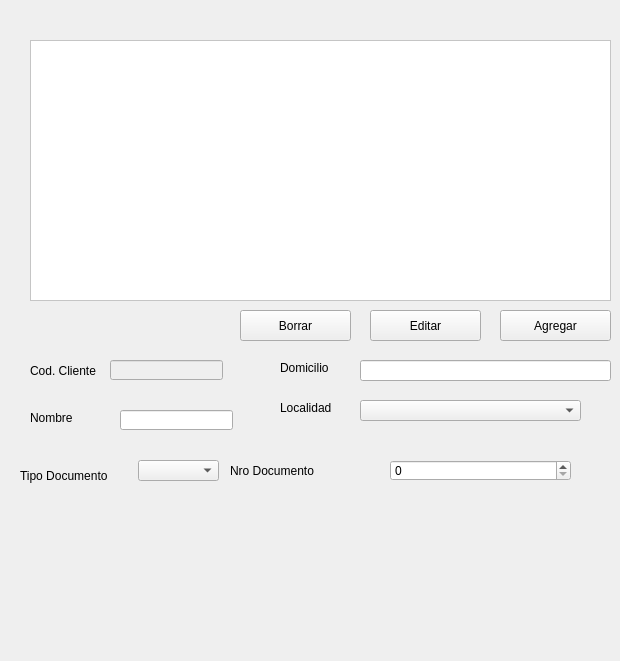
    <widget class="QWidget" name="clientes">
     <property name="enabled">
      <bool>true</bool>
     </property>
     <property name="toolTip">
      <string/>
     </property>
     <attribute name="icon">
      <iconset>
       <normaloff>//server/resguardo/Juan Lozano/virtualBox/PyQT-CRUD-App-master/PyQT-CRUD-App-master/pics/add_user.png</normaloff>//server/resguardo/Juan Lozano/virtualBox/PyQT-CRUD-App-master/PyQT-CRUD-App-master/pics/add_user.png</iconset>
     </attribute>
     <attribute name="title">
      <string>Clientes</string>
     </attribute>
     <widget class="QLabel" name="label">
      <property name="geometry">
       <rect>
        <x>30</x>
        <y>360</y>
        <width>81</width>
        <height>21</height>
       </rect>
      </property>
      <property name="text">
       <string>Cod. Cliente</string>
      </property>
     </widget>
     <widget class="QLabel" name="label_2">
      <property name="geometry">
       <rect>
        <x>30</x>
        <y>410</y>
        <width>51</width>
        <height>16</height>
       </rect>
      </property>
      <property name="text">
       <string>Nombre</string>
      </property>
     </widget>
     <widget class="QLabel" name="label_3">
      <property name="geometry">
       <rect>
        <x>20</x>
        <y>460</y>
        <width>101</width>
        <height>31</height>
       </rect>
      </property>
      <property name="text">
       <string>Tipo Documento</string>
      </property>
     </widget>
     <widget class="QLabel" name="label_4">
      <property name="geometry">
       <rect>
        <x>230</x>
        <y>460</y>
        <width>101</width>
        <height>21</height>
       </rect>
      </property>
      <property name="text">
       <string>Nro Documento</string>
      </property>
     </widget>
     <widget class="QLabel" name="label_5">
      <property name="geometry">
       <rect>
        <x>280</x>
        <y>360</y>
        <width>61</width>
        <height>16</height>
       </rect>
      </property>
      <property name="text">
       <string>Domicilio</string>
      </property>
     </widget>
     <widget class="QLabel" name="label_6">
      <property name="geometry">
       <rect>
        <x>280</x>
        <y>400</y>
        <width>71</width>
        <height>16</height>
       </rect>
      </property>
      <property name="text">
       <string>Localidad</string>
      </property>
     </widget>
     <widget class="QPushButton" name="pushCliente">
      <property name="geometry">
       <rect>
        <x>500</x>
        <y>310</y>
        <width>111</width>
        <height>31</height>
       </rect>
      </property>
      <property name="toolTip">
       <string>Agregar Cliente</string>
      </property>
      <property name="text">
       <string>Agregar</string>
      </property>
     </widget>
     <widget class="QTableView" name="tabla_clientes">
      <property name="geometry">
       <rect>
        <x>30</x>
        <y>40</y>
        <width>581</width>
        <height>261</height>
       </rect>
      </property>
      <property name="palette">
       <palette>
        <active>
         <colorrole role="WindowText">
          <brush brushstyle="SolidPattern">
           <color alpha="255">
            <red>0</red>
            <green>0</green>
            <blue>0</blue>
           </color>
          </brush>
         </colorrole>
         <colorrole role="Button">
          <brush brushstyle="SolidPattern">
           <color alpha="255">
            <red>255</red>
            <green>255</green>
            <blue>255</blue>
           </color>
          </brush>
         </colorrole>
         <colorrole role="Light">
          <brush brushstyle="SolidPattern">
           <color alpha="255">
            <red>255</red>
            <green>255</green>
            <blue>255</blue>
           </color>
          </brush>
         </colorrole>
         <colorrole role="Midlight">
          <brush brushstyle="SolidPattern">
           <color alpha="255">
            <red>255</red>
            <green>255</green>
            <blue>255</blue>
           </color>
          </brush>
         </colorrole>
         <colorrole role="Dark">
          <brush brushstyle="SolidPattern">
           <color alpha="255">
            <red>127</red>
            <green>127</green>
            <blue>127</blue>
           </color>
          </brush>
         </colorrole>
         <colorrole role="Mid">
          <brush brushstyle="SolidPattern">
           <color alpha="255">
            <red>170</red>
            <green>170</green>
            <blue>170</blue>
           </color>
          </brush>
         </colorrole>
         <colorrole role="Text">
          <brush brushstyle="SolidPattern">
           <color alpha="255">
            <red>0</red>
            <green>0</green>
            <blue>0</blue>
           </color>
          </brush>
         </colorrole>
         <colorrole role="BrightText">
          <brush brushstyle="SolidPattern">
           <color alpha="255">
            <red>255</red>
            <green>255</green>
            <blue>255</blue>
           </color>
          </brush>
         </colorrole>
         <colorrole role="ButtonText">
          <brush brushstyle="SolidPattern">
           <color alpha="255">
            <red>0</red>
            <green>0</green>
            <blue>0</blue>
           </color>
          </brush>
         </colorrole>
         <colorrole role="Base">
          <brush brushstyle="SolidPattern">
           <color alpha="255">
            <red>255</red>
            <green>255</green>
            <blue>255</blue>
           </color>
          </brush>
         </colorrole>
         <colorrole role="Window">
          <brush brushstyle="SolidPattern">
           <color alpha="255">
            <red>255</red>
            <green>255</green>
            <blue>255</blue>
           </color>
          </brush>
         </colorrole>
         <colorrole role="Shadow">
          <brush brushstyle="SolidPattern">
           <color alpha="255">
            <red>0</red>
            <green>0</green>
            <blue>0</blue>
           </color>
          </brush>
         </colorrole>
         <colorrole role="AlternateBase">
          <brush brushstyle="SolidPattern">
           <color alpha="255">
            <red>255</red>
            <green>255</green>
            <blue>255</blue>
           </color>
          </brush>
         </colorrole>
         <colorrole role="ToolTipBase">
          <brush brushstyle="SolidPattern">
           <color alpha="255">
            <red>255</red>
            <green>255</green>
            <blue>220</blue>
           </color>
          </brush>
         </colorrole>
         <colorrole role="ToolTipText">
          <brush brushstyle="SolidPattern">
           <color alpha="255">
            <red>0</red>
            <green>0</green>
            <blue>0</blue>
           </color>
          </brush>
         </colorrole>
        </active>
        <inactive>
         <colorrole role="WindowText">
          <brush brushstyle="SolidPattern">
           <color alpha="255">
            <red>0</red>
            <green>0</green>
            <blue>0</blue>
           </color>
          </brush>
         </colorrole>
         <colorrole role="Button">
          <brush brushstyle="SolidPattern">
           <color alpha="255">
            <red>255</red>
            <green>255</green>
            <blue>255</blue>
           </color>
          </brush>
         </colorrole>
         <colorrole role="Light">
          <brush brushstyle="SolidPattern">
           <color alpha="255">
            <red>255</red>
            <green>255</green>
            <blue>255</blue>
           </color>
          </brush>
         </colorrole>
         <colorrole role="Midlight">
          <brush brushstyle="SolidPattern">
           <color alpha="255">
            <red>255</red>
            <green>255</green>
            <blue>255</blue>
           </color>
          </brush>
         </colorrole>
         <colorrole role="Dark">
          <brush brushstyle="SolidPattern">
           <color alpha="255">
            <red>127</red>
            <green>127</green>
            <blue>127</blue>
           </color>
          </brush>
         </colorrole>
         <colorrole role="Mid">
          <brush brushstyle="SolidPattern">
           <color alpha="255">
            <red>170</red>
            <green>170</green>
            <blue>170</blue>
           </color>
          </brush>
         </colorrole>
         <colorrole role="Text">
          <brush brushstyle="SolidPattern">
           <color alpha="255">
            <red>0</red>
            <green>0</green>
            <blue>0</blue>
           </color>
          </brush>
         </colorrole>
         <colorrole role="BrightText">
          <brush brushstyle="SolidPattern">
           <color alpha="255">
            <red>255</red>
            <green>255</green>
            <blue>255</blue>
           </color>
          </brush>
         </colorrole>
         <colorrole role="ButtonText">
          <brush brushstyle="SolidPattern">
           <color alpha="255">
            <red>0</red>
            <green>0</green>
            <blue>0</blue>
           </color>
          </brush>
         </colorrole>
         <colorrole role="Base">
          <brush brushstyle="SolidPattern">
           <color alpha="255">
            <red>255</red>
            <green>255</green>
            <blue>255</blue>
           </color>
          </brush>
         </colorrole>
         <colorrole role="Window">
          <brush brushstyle="SolidPattern">
           <color alpha="255">
            <red>255</red>
            <green>255</green>
            <blue>255</blue>
           </color>
          </brush>
         </colorrole>
         <colorrole role="Shadow">
          <brush brushstyle="SolidPattern">
           <color alpha="255">
            <red>0</red>
            <green>0</green>
            <blue>0</blue>
           </color>
          </brush>
         </colorrole>
         <colorrole role="AlternateBase">
          <brush brushstyle="SolidPattern">
           <color alpha="255">
            <red>255</red>
            <green>255</green>
            <blue>255</blue>
           </color>
          </brush>
         </colorrole>
         <colorrole role="ToolTipBase">
          <brush brushstyle="SolidPattern">
           <color alpha="255">
            <red>255</red>
            <green>255</green>
            <blue>220</blue>
           </color>
          </brush>
         </colorrole>
         <colorrole role="ToolTipText">
          <brush brushstyle="SolidPattern">
           <color alpha="255">
            <red>0</red>
            <green>0</green>
            <blue>0</blue>
           </color>
          </brush>
         </colorrole>
        </inactive>
        <disabled>
         <colorrole role="WindowText">
          <brush brushstyle="SolidPattern">
           <color alpha="255">
            <red>127</red>
            <green>127</green>
            <blue>127</blue>
           </color>
          </brush>
         </colorrole>
         <colorrole role="Button">
          <brush brushstyle="SolidPattern">
           <color alpha="255">
            <red>255</red>
            <green>255</green>
            <blue>255</blue>
           </color>
          </brush>
         </colorrole>
         <colorrole role="Light">
          <brush brushstyle="SolidPattern">
           <color alpha="255">
            <red>255</red>
            <green>255</green>
            <blue>255</blue>
           </color>
          </brush>
         </colorrole>
         <colorrole role="Midlight">
          <brush brushstyle="SolidPattern">
           <color alpha="255">
            <red>255</red>
            <green>255</green>
            <blue>255</blue>
           </color>
          </brush>
         </colorrole>
         <colorrole role="Dark">
          <brush brushstyle="SolidPattern">
           <color alpha="255">
            <red>127</red>
            <green>127</green>
            <blue>127</blue>
           </color>
          </brush>
         </colorrole>
         <colorrole role="Mid">
          <brush brushstyle="SolidPattern">
           <color alpha="255">
            <red>170</red>
            <green>170</green>
            <blue>170</blue>
           </color>
          </brush>
         </colorrole>
         <colorrole role="Text">
          <brush brushstyle="SolidPattern">
           <color alpha="255">
            <red>127</red>
            <green>127</green>
            <blue>127</blue>
           </color>
          </brush>
         </colorrole>
         <colorrole role="BrightText">
          <brush brushstyle="SolidPattern">
           <color alpha="255">
            <red>255</red>
            <green>255</green>
            <blue>255</blue>
           </color>
          </brush>
         </colorrole>
         <colorrole role="ButtonText">
          <brush brushstyle="SolidPattern">
           <color alpha="255">
            <red>127</red>
            <green>127</green>
            <blue>127</blue>
           </color>
          </brush>
         </colorrole>
         <colorrole role="Base">
          <brush brushstyle="SolidPattern">
           <color alpha="255">
            <red>255</red>
            <green>255</green>
            <blue>255</blue>
           </color>
          </brush>
         </colorrole>
         <colorrole role="Window">
          <brush brushstyle="SolidPattern">
           <color alpha="255">
            <red>255</red>
            <green>255</green>
            <blue>255</blue>
           </color>
          </brush>
         </colorrole>
         <colorrole role="Shadow">
          <brush brushstyle="SolidPattern">
           <color alpha="255">
            <red>0</red>
            <green>0</green>
            <blue>0</blue>
           </color>
          </brush>
         </colorrole>
         <colorrole role="AlternateBase">
          <brush brushstyle="SolidPattern">
           <color alpha="255">
            <red>255</red>
            <green>255</green>
            <blue>255</blue>
           </color>
          </brush>
         </colorrole>
         <colorrole role="ToolTipBase">
          <brush brushstyle="SolidPattern">
           <color alpha="255">
            <red>255</red>
            <green>255</green>
            <blue>220</blue>
           </color>
          </brush>
         </colorrole>
         <colorrole role="ToolTipText">
          <brush brushstyle="SolidPattern">
           <color alpha="255">
            <red>0</red>
            <green>0</green>
            <blue>0</blue>
           </color>
          </brush>
         </colorrole>
        </disabled>
       </palette>
      </property>
      <property name="editTriggers">
       <set>QAbstractItemView::NoEditTriggers</set>
      </property>
      <property name="tabKeyNavigation">
       <bool>false</bool>
      </property>
      <property name="dragDropOverwriteMode">
       <bool>false</bool>
      </property>
     </widget>
     <widget class="QComboBox" name="cmbLocalidad">
      <property name="geometry">
       <rect>
        <x>360</x>
        <y>400</y>
        <width>221</width>
        <height>21</height>
       </rect>
      </property>
     </widget>
     <widget class="QComboBox" name="comboBox_2">
      <property name="geometry">
       <rect>
        <x>-220</x>
        <y>630</y>
        <width>69</width>
        <height>22</height>
       </rect>
      </property>
     </widget>
     <widget class="QComboBox" name="cmbTipo">
      <property name="geometry">
       <rect>
        <x>138</x>
        <y>460</y>
        <width>81</width>
        <height>21</height>
       </rect>
      </property>
     </widget>
     <widget class="QLineEdit" name="txtCodigo">
      <property name="enabled">
       <bool>false</bool>
      </property>
      <property name="geometry">
       <rect>
        <x>110</x>
        <y>360</y>
        <width>113</width>
        <height>20</height>
       </rect>
      </property>
     </widget>
     <widget class="QLineEdit" name="txtNombre">
      <property name="geometry">
       <rect>
        <x>120</x>
        <y>410</y>
        <width>113</width>
        <height>20</height>
       </rect>
      </property>
     </widget>
     <widget class="QLineEdit" name="txtDomicilio">
      <property name="geometry">
       <rect>
        <x>360</x>
        <y>360</y>
        <width>251</width>
        <height>21</height>
       </rect>
      </property>
     </widget>
     <widget class="QPushButton" name="pushEditarCliente">
      <property name="geometry">
       <rect>
        <x>370</x>
        <y>310</y>
        <width>111</width>
        <height>31</height>
       </rect>
      </property>
      <property name="toolTip">
       <string>Editar Cliente</string>
      </property>
      <property name="text">
       <string>Editar</string>
      </property>
     </widget>
     <widget class="QPushButton" name="pushBorrarCliente">
      <property name="geometry">
       <rect>
        <x>240</x>
        <y>310</y>
        <width>111</width>
        <height>31</height>
       </rect>
      </property>
      <property name="toolTip">
       <string>Borrar Cliente</string>
      </property>
      <property name="text">
       <string>Borrar</string>
      </property>
     </widget>
     <widget class="QDoubleSpinBox" name="txtDocumento">
      <property name="geometry">
       <rect>
        <x>390</x>
        <y>460</y>
        <width>181</width>
        <height>21</height>
       </rect>
      </property>
      <property name="decimals">
       <number>0</number>
      </property>
      <property name="maximum">
       <double>999999999999999983222784.000000000000000</double>
      </property>
     </widget>
    </widget>
